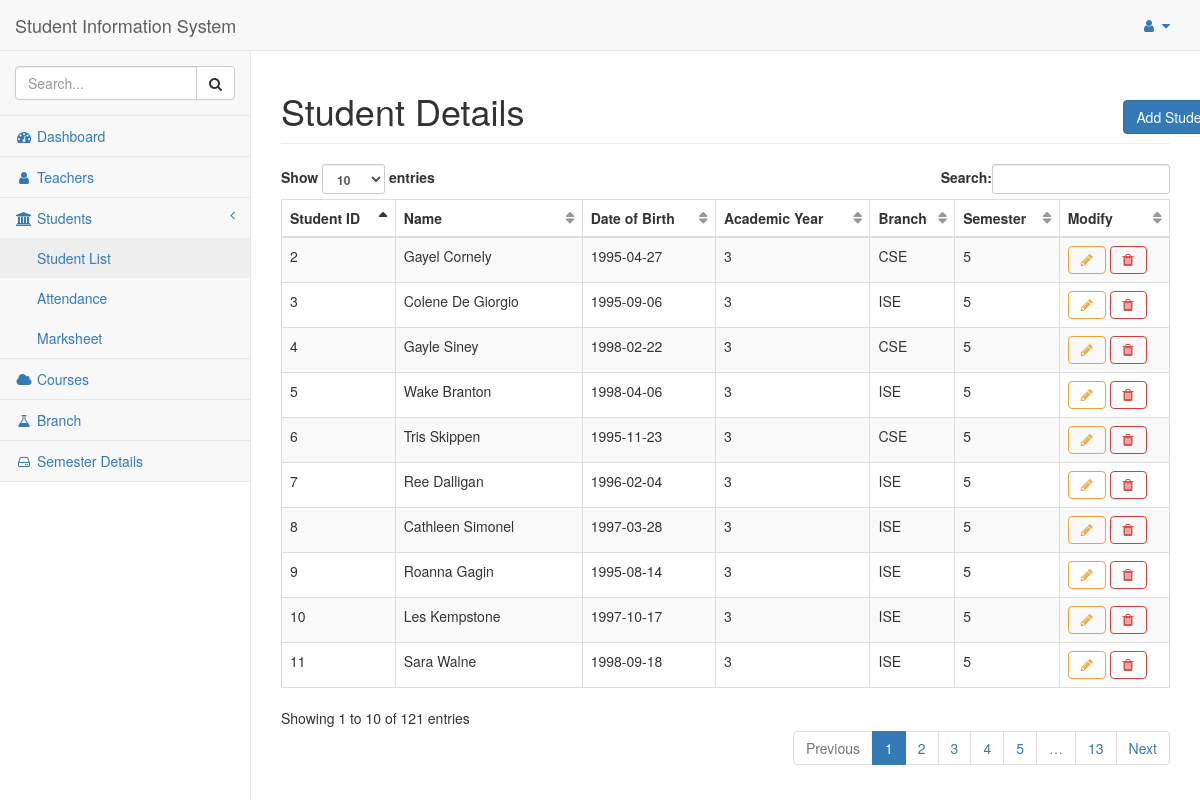
Before: /students with the older database file.
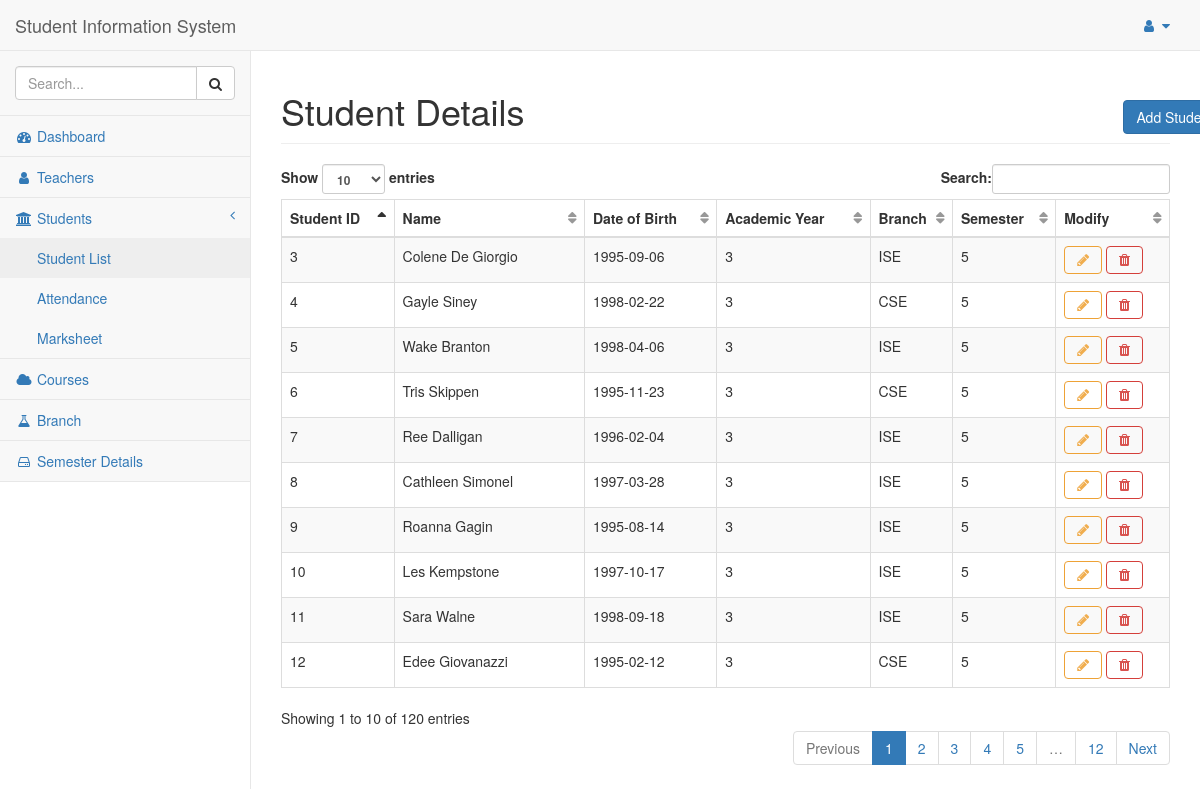
After: the same page with the newer database file.
### tables this page shows
CREATE TABLE Student
(
 student_id    integer NOT NULL ,
 student_name  text NOT NULL ,
 date_of_birth date NOT NULL ,
academic_year year NOT NULL ,
 branch_code   text NOT NULL ,
 semester   integer NOT NULL ,
PRIMARY KEY (student_id),

 FOREIGN KEY (branch_code,semester) REFERENCES Branch (branch_code, semester) ON DELETE CASCADE ON UPDATE CASCADE
);

### flaskapp.py (the view)
@app.route('/students')
def students():
    global ID
    student_list = query_db("SELECT * FROM Student", [])
    return render_template("/students_info.html", id=ID,
                           student_list=student_list)

### flaskapp.py (called while the page is built)
def get_db():
    db = getattr(g, '_database', None)
    if db is None:
        db = g._database = sqlite3.connect(DATABASE)
        db.create_function('avg', 3, average)
        db.row_factory = sqlite3.Row
    return db

def query_db(query: object, args: object,
             one: object = False) -> object:
    cur = get_db().execute(query, args)
    rv = cur.fetchall()
    cur.close()
    return (rv[0] if rv else None) if one else rv

@app.teardown_appcontext
def close_connection(exception):
    db = getattr(g, '_database', None)
    if db is not None:
        db.close()

### templates/students_info.html
{% extends "base.html" %}
{% block title %}
<div class="row">
    <div class="col-lg-11">
      Student Details
    </div>
    <div class="col-lg-1">
      <button class="btn btn-primary btn-xl"  onclick="window.location.href='/add/student'">Add Student</button>
    </div>
  </div>
{% endblock %}
{% block content %}
<table class="table table-striped table-bordered table-hover dataTable no-footer dtr-inline collapsed" style="width: 100%;" id="dataTables">
  <thead>
    <tr>
      <th scope="col">Student ID</th>
      <th scope="col">Name</th>
      <th scope="col">Date of Birth</th>
      <th scope="col">Academic Year</th>
      <th scope="col">Branch</th>
      <th scope="col">Semester</th>
      <th scope="col">Modify</th>
    </tr>
  </thead>
  {% for student in student_list: %}
  <tr>
    <td>{{ student['student_id'] }}</td>
    <td>{{ student['student_name'] }}</td>
    <td>{{ student['date_of_birth'] }}</td>
    <td>{{ student['academic_year'] }}</td>
    <td>{{ student['branch_code'] }}</td>
    <td>{{ student['semester'] }}</td>
    <td>
      <button type="button" class="btn btn-outline btn-warning fa fa-pencil" onclick="window.location.href='/modify/student/{{ student['student_id'] }}/{{ student['academic_year'] }}'"></button>
      <button type="button" class="btn btn-outline btn-danger fa fa-trash" onclick="window.location.href='/delete/student/{{ student['student_id'] }}'"></button>
    </td>
  </tr>
  {% endfor %}
</table>
{% endblock %}

Changed rows visible on the page:
removed Student: student_id "2", student_name "Gayel Cornely", date_of_birth "1995-04-27", academic_year "3", branch_code "CSE", semester "5"
now on this page (row unchanged): Student: student_id "12", student_name "Edee Giovanazzi", date_of_birth "1995-02-12", academic_year "3", branch_code "CSE", semester "5"
Other visible differences:
text written by a page script: "Show entries Search: Showing 1 to 10 of 121 entries Previous 1 2 3 4 5 … 13 Next" → "Show entries Search: Showing 1 to 10 of 120 entries Previous 1 2 3 4 5 … 12 Next"
